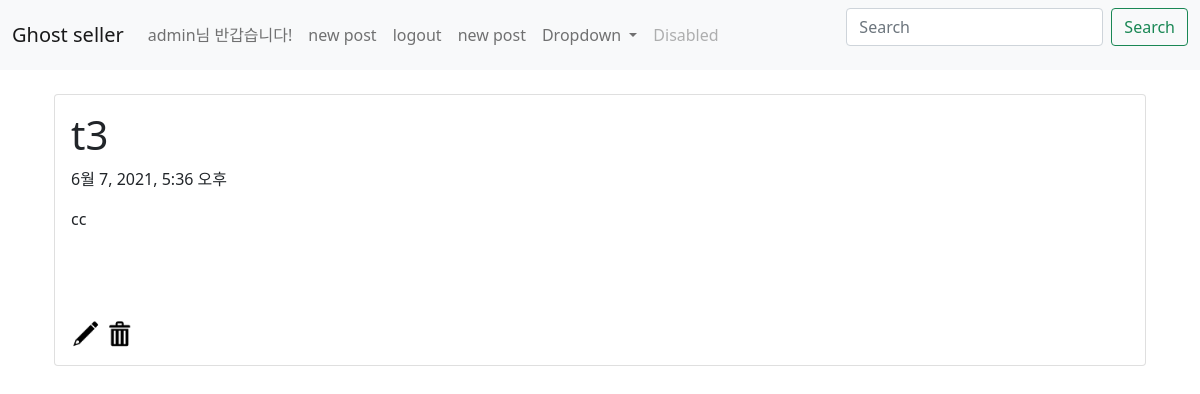
Page /first_app/detail/20/ (signed in) on the committed database.
### first_app/models.py (models this page shows, shortened)
class Blog(models.Model):
    title = models.CharField(max_length=200)
    pub_date = models.DateTimeField('date published')
    body = models.TextField()
    images = models.ImageField(blank=True, upload_to="images", null=True)

### first_app/views.py (the view)
# urls.py: path('detail/<int:blog_id>/', views.detail, name='detail'),
def detail(request, blog_id):
    blog_detail = get_object_or_404(Blog, pk=blog_id)
    return render(request, 'detail.html', {'blog' : blog_detail})

### first_app/templates/detail.html (shortened to what this page needs)
{% extends 'base.html' %}
{% block content %}
    <div class="container">
        <div class="card">
          <div class="card-body">
            <h1>{{ blog.title }}</h1>
            <p>{{ blog.pub_date }}</p>
            <p>{{ blog.body }}</p>
            <br>
            <br>
            <br>
            <a href="{% url 'update' blog.id %}"><img src="/static/update.png" alt="수정" width="30"></a>
            <a href="{% url 'delete' blog.id %}"><img src="/static/delete.png" alt="삭제" width="30"></a>
          </div>
        </div>
      </div>
{% endblock %}

### first_app/templates/base.html (shortened to what this page needs)
{% load static %}
<head>
    <link href="https://cdn.jsdelivr.net/npm/bootstrap@5.0.1/dist/css/bootstrap.min.css" rel="stylesheet">
</head>
<body>
    <nav class="navbar navbar-expand-lg navbar-light bg-light">
    <div class="container-fluid">
        <a class="navbar-brand" href="{% url 'home' %}">Ghost seller</a>
        <div class="collapse navbar-collapse" id="navbarSupportedContent">
        <ul class="navbar-nav me-auto mb-2 mb-lg-0">
            {% if user.is_authenticated %}
            <li class="nav-item">
                <a class="nav-link"><span id="user_name">{{ user.username }}</span>님 반갑습니다!</a>
            </li>
            <li class="nav-item">
                <a class="nav-link" href="{%url 'create' %}">new post</a>
            </li>
            <li class="nav-item">
                <a class="nav-link" href="{% url 'logout' %}">logout</a>
            </li>
            {% endif %}
            <li class="nav-item">
            <a class="nav-link" href="{%url 'create' %}">new post</a>
            </li>
            <li class="nav-item dropdown">
            <a class="nav-link dropdown-toggle" href="#" id="navbarDropdown" role="button" data-bs-toggle="dropdown" aria-expanded="false">
                Dropdown
            </a>
            </li>
            <li class="nav-item">
            <a class="nav-link disabled" href="#" tabindex="-1" aria-disabled="true">Disabled</a>
            </li>
        </ul>
        <form class="d-flex" action="{% url 'search' %}" method="post">
            <input class="form-control me-2" type="search" placeholder="Search" aria-label="Search" name="q" value="{{q}}">
            <button class="btn btn-outline-success" type="submit">Search</button>
        </form>
        </div>
    </div>
    </nav>
    <br>
    <div class="container">
        {% block content %}
        {% endblock %}
    </div>
</body>

### rows in the picture
Blog: title "t3", pub_date "6월 7, 2021, 5:36 오후", body "cc"

### other values in the picture
{{ user.username }} "admin"
